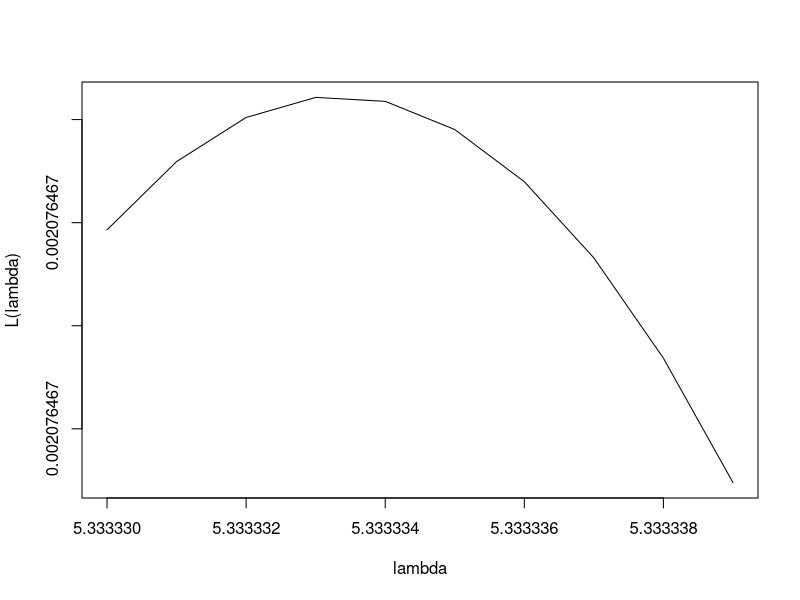

R code for this plot: (Note: this script raises an error after producing the figure.)
f <- function(t){
  100 - 7*t +0.0003*log(0.005*t+1)
}
uniroot(f,c(-10,20.1))$root


f <- function(t){
  100 - 7*t +0.0003*log(0.005*t+1)-80
}
uniroot(f,c(-10,20.1))$root


f <- function(t){
  100 - 7*t +0.0003*log(0.005*t+1)-80
}
uniroot(f,c(-10,20.1))$root


f <- function(y){
  -2*log(7*y,5)-2
}
uniroot(f,c(0.002,3))$root

f <- function(s){
  (100+s)*exp(-0.05*s)-80
}
uniroot(f,c(0,30))$root

#Yesterday's stuff
#Define Poisson probabilty mass function
p <- function(x,lambda=2){
  # x must be a whole number
  (lambda^x/factorial(x))*exp(-lambda)
}
#Now let's use several data points. 
L <- function(lambda,x1=4,x2=4,x3=8){
  # each element of x must be a whole number
  (lambda^(x1+x2+x3))/(factorial(x1)*factorial(x2)*factorial(x3))*exp(-3*lambda)
}

lambda <- seq(5.33333,5.33334,0.000001)
plot(lambda, L(lambda),type = "l")


L2 <- function(lambda,x){
  # each element of x must be a whole number
  prod(lambda^(x))/(factorial(x))*exp(-lambda)
}
L2(4,c(4,4,8))

#This doesn't work because of a vector issue.  
#you can solve it by using lapply, or sapply, or map, or a for loop. 
lambda <- seq(1,10,0.1)
plot(lambda, L2(lambda,c(4,4,8)),type = "l")



rm(list=ls())
p <- function(x,lambda=1){
  # x must be a whole number
  (lambda^x/factorial(x))*exp(-lambda)
}

f2 <- function(x,lambda=1){
  # x must be positive
  lambda*exp(-lambda*x)
}

f3 <- function(x,mu=0,s=1){
  (1/sqrt(2*pi*s^2))*exp(-(x-mu)^2/(2*s^2))
}




rm(list=ls())
LP <- function(lambda,x){
  # The element of x must be a whole numbers.
  prod((lambda^x/factorial(x))*exp(-lambda))
}

LE <- function(lambda,x){
  # The elements of x must be positive.
  prod(lambda*exp(-lambda*x))
}

# For simplicity assume sigma is 1.
LN <- function(mu,x){
  prod((1/sqrt(2*pi))*exp(-(x-mu)^2/2))
}


###Parameter Values###
p1 <- seq(0,10,0.1)
p2 <- seq(-10,10,0.001)



###Data Values###
# Florida Hurricane Data (2000-2020)
FL <- c(4,4,8,8,6,8,2,8,7,4,8,6,4,3,3,4,5,7,4,7,13)

# Some Exponential Data
dE <- c(0.45729967, 0.47156107, 1.21461705, 0.20539769, 1.78975399, 0.09095850, 0.64675475, 1.60109333, 1.57752679, 0.01238945)

# Some Normal Data
dN <- c(-3.77117676, -2.91429587, -2.02774901, -0.23984575, -1.41960740, -3.17490528, -3.21755276, -0.06442566, -1.92134953, -0.93160739)


y.LP <- as.numeric(lapply(p1,FUN=LP,x=FL))
y.LP <- sapply(p1,FUN=LP,x=FL)
y.LP
y.LE <- as.numeric(lapply(p1,FUN=LE,x=dE))
y.LN <- as.vector(lapply(p2,FUN=LN,x=dN))

par(mar=c(2.5,2.5,3,0.25))
plot(p1,y.LP,type='l',main='Poisson Likelihood')

par(mar=c(2.5,2.5,3,0.25))
plot(p1,y.LE,type='l',main='Exponential Likelihood')

par(mar=c(2.5,2.5,3,0.25))
plot(p2,y.LN,type='l',main='Normal Likelihood')
